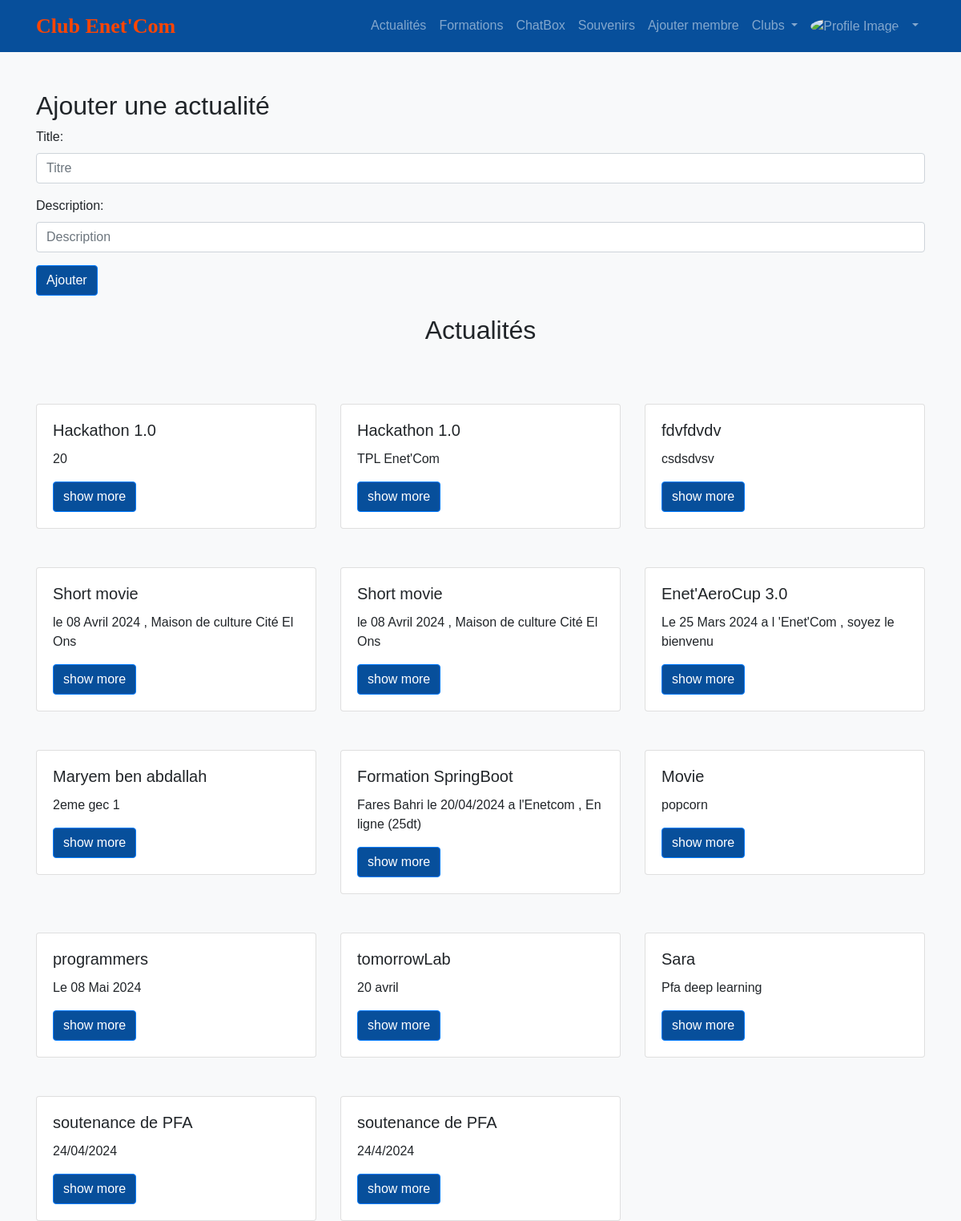
The page /compte2/2 (signed in) on the database its author committed.
### app_enetcom/models.py (models this page shows)
class actualite(models.Model):
    title=models.CharField(max_length=100)
    description=models.CharField(max_length=200)
    date=models.DateTimeField(auto_now_add=True)
    club=models.ForeignKey(Clubi,on_delete=models.CASCADE)

### app_enetcom/views.py (the view)
# urls.py: path('compte2/',compte2,name='compte2'),
@login_required(login_url='../base/')
def compte2(request, id):
    membre_clubs = list(MembreClubi.objects.filter(etud=request.user.etudianti).values_list('club',flat=True)) #les identifiants
    clubs= Clubi.objects.filter(id__in=membre_clubs)
    club=Clubi.objects.get(id=id)
    if request.method == 'POST':
        form = ActualiteForm(request.POST)
        if form.is_valid():
            act=form.save(commit=False)
            act.club= request.user.presidentclubi.Club
            act.save()
            return redirect('compte2',id=id)  # Rediriger vers la même page après l'ajout d'une actualité
    else:
        form = ActualiteForm()
    actu = actualite.objects.filter(club__id=id)  # Récupérer les actualités du club
    return render(request, 'compte2.html', {'form': form, 'act': actu})

### app_enetcom/forms.py
class ActualiteForm(forms.ModelForm):
    class Meta:
        model = actualite
        fields = ['title', 'description']
        widgets = {
            'title': forms.TextInput(attrs={'class': 'form-control', 'placeholder': 'Titre'}),
            'description': forms.TextInput(attrs={'class': 'form-control', 'placeholder': 'Description'}),
        }

### app_enetcom/templates/compte2.html (shortened to what this page needs)
{% load static %}
<!DOCTYPE html>
<html lang="fr">
<head>
    <link href="https://stackpath.bootstrapcdn.com/bootstrap/4.5.2/css/bootstrap.min.css" rel="stylesheet">
    <link href="https://cdnjs.cloudflare.com/ajax/libs/font-awesome/5.15.4/css/all.min.css" rel="stylesheet">
</head>
<body>
    {% block navbar %}
    <nav class="navbar navbar-expand-lg navbar-dark">
        <div class="container">
            <a class="navbar-brand" href="#" style="color: orangered; font-weight: bold;font-size: 26px;font-family: Lucida Handwriting;">Club Enet'Com</a>
            <div class="collapse navbar-collapse" id="navbarNav">
                <ul class="navbar-nav ml-auto">
                    <li class="nav-item">
                        <a class="nav-link" href="#act">Actualités</a>
                    </li>
                    <li class="nav-item">
                        <a class="nav-link" href="#">Formations</a>
                    </li>
                    <li class="nav-item">
                        <a class="nav-link" href="{% url 'chatbox' %}">ChatBox</a>
                    </li>
                    <li class="nav-item">
                        <a class="nav-link" href="#">Souvenirs</a>
                    </li>
                    {% if request.user.presidentclubi %}
                    <li class="nav-item">
                        <a class="nav-link" href="{% url 'add_membre' %}">Ajouter membre</a>
                    </li>
                    {% endif %}
                    <li class="nav-item dropdown">
                        <a class="nav-link dropdown-toggle" href="#" id="navbarDropdown1" role="button" data-toggle="dropdown" aria-haspopup="true" aria-expanded="false">
                            Clubs
                        </a>
                    </li>
                    <li class="nav-item dropdown">
                        <a class="nav-link dropdown-toggle" href="#" id="navbarDropdown2" role="button" data-toggle="dropdown" aria-haspopup="true" aria-expanded="false">
                            <img src="https://image.shutterstock.com/image-vector/blank-avatar-photo-place-holder-260nw-1095249842.jpg" alt="Profile Image" class="rounded-circle mr-2">
                        </a>
                    </li>
                </ul>
            </div>
        </div>
    </nav>
    {% endblock %}
    {% block content %}
    <div class="container pt-5" id="act">
        {% if request.user.presidentclubi %}
            <h2>Ajouter une actualité</h2>
            <form method="post">
               {{ form.as_p }}
               <button type="submit" class="btn btn-primary" style="background-color: #074f9b;">Ajouter</button>
            </form>
        {% endif %}
        <h2 class="text-center mb-4 pt-4">Actualités</h2>
        {% for a in act %}
            {% if forloop.counter0|divisibleby:3 %}
                 <div class="row pt-5">
            {% endif %}
            <div class="col-md-4">
               <div class="card">
                  <div class="card-body">
                     <h5 class="card-title">{{ a.title }}</h5>
                     <p class="card-text">{{ a.description }}</p>
                     <button class="btn btn-primary" style="background-color: #074f9b;">show more</button>
                  </div>
               </div>
            </div>
            {% if forloop.counter|divisibleby:3 or forloop.last %}
                </div>
            {% endif %}
        {% endfor %}
    </div>
    {% endblock %}
</body>
</html>

### app_enetcom/templates/compte2.html (style rules this page uses)
body { background-color: #f8f9fa; font-family: Arial, sans-serif; }
.navbar { background-color: #074f9b; }
.navbar-brand { color: #ffffff; font-weight: bold; }
.navbar-nav .nav-link { color: #ffffff; }
.rounded-circle { width: 30px; }

### rows shown on the page
actualite: title "Hackathon 1.0", description "20"
actualite: title "Hackathon 1.0", description "TPL Enet'Com"
actualite: title "fdvfdvdv", description "csdsdvsv"
actualite: title "Short movie", description "le 08 Avril 2024 , Maison de culture Cité El Ons"
actualite: title "Short movie", description "le 08 Avril 2024 , Maison de culture Cité El Ons"
actualite: title "Enet'AeroCup 3.0", description "Le 25 Mars 2024 a l 'Enet'Com , soyez le bienvenu"
actualite: title "Maryem ben abdallah", description "2eme gec 1"
actualite: title "Formation SpringBoot", description "Fares Bahri le 20/04/2024 a l'Enetcom , En ligne (25dt)"
actualite: title "Movie", description "popcorn"
actualite: title "programmers", description "Le 08 Mai 2024"
actualite: title "tomorrowLab", description "20 avril"
actualite: title "Sara", description "Pfa deep learning"
actualite: title "soutenance de PFA", description "24/04/2024"
actualite: title "soutenance de PFA", description "24/4/2024"
